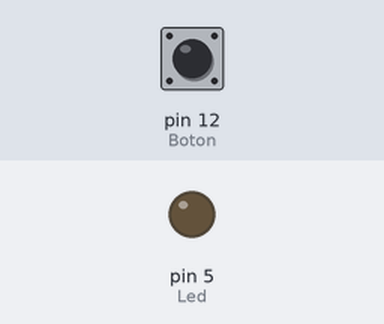
A sketch run on a simulated Arduino Uno, built with avr-gcc and run on an emulated ATmega328P. Shown: output pins drawn as LEDs (lit = HIGH). Inputs (shaded band) come from the test bench; at power-on: pin 12 (Boton) LOW.

Above: at 1.2 s.
1.3 s: pin 12 (Boton) pulled HIGH for 0.15 s
At 1.37 s:
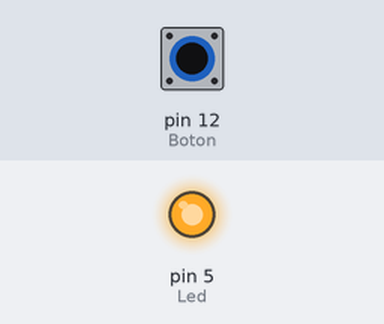
2.9 s: pin 12 (Boton) pulled HIGH for 3.2 s
At 7.2 s:
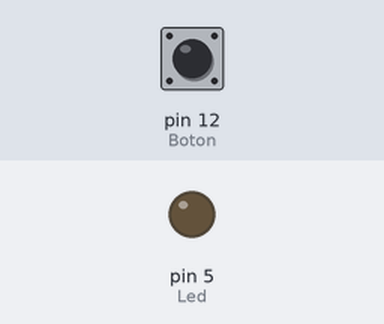
Timing chart, 0 to 8.7 s (numbered marks = the images above; inputs shaded):
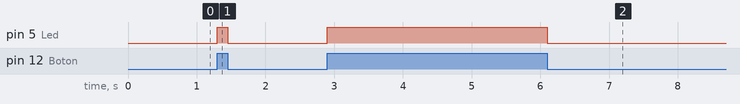

The sketch:

Boton_Led.ino
```cpp
int Boton= 12;
int Led= 5;
int EstadoBoton;

void setup() {
  pinMode(Boton, INPUT);
  pinMode(Led, OUTPUT);

}

void loop() {
  EstadoBoton=digitalRead(Boton);
  if(EstadoBoton== HIGH){
    digitalWrite(Led, HIGH);
  }
  if(EstadoBoton== LOW){
    digitalWrite(Led, LOW);
  }


}
```

Measured:
- after the input at 1.3 s, pin 5 (Led): LOW → HIGH at once, → LOW 0.15 s later
- after the input at 2.9 s, pin 5 (Led): LOW → HIGH at once, → LOW 3.2 s later
